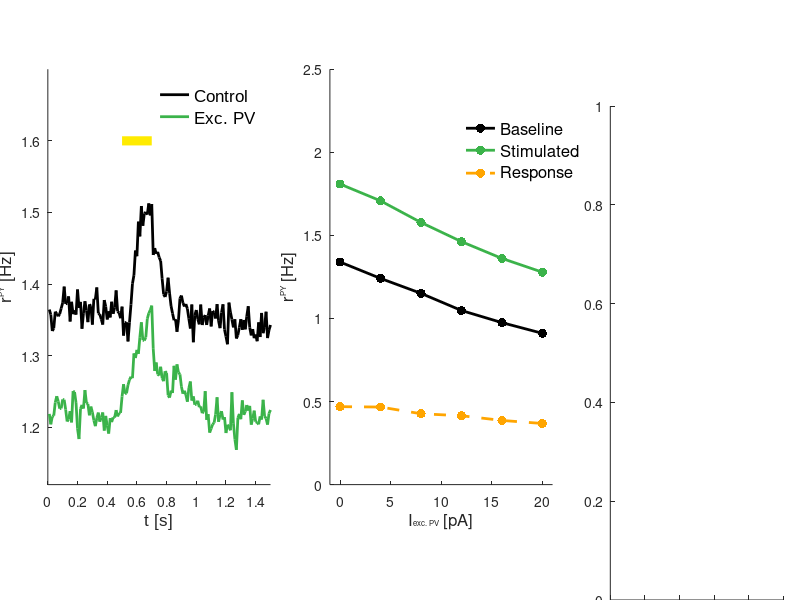

The MATLAB script that drew this image: (Note: this script raises an error after producing the figure.)
load('accu.mat')
load('stim_res.mat')
figure('units','inches','position',[2,1,9.7,2.6]);
font_size = 12;
font_size_gca = 10;
font_size_title = 14;
x0 = 0.58;
x1 = 4;
x2 = 7.4;
y0 = 0.5;
len = 2.7;

load('stim_res.mat')
axes('units','inches','position',[x0,y0,len,1.8]);
hold on
plot(sq_t,ts_pv(:,1),'k','linewidth',2);
plot(sq_t,ts_pv(:,2),'color',[59 179 74]/255,'linewidth',2);
plot([0.5 0.7],[1.6 1.6],'color',[255 235 0]/255,'linewidth',6.6);
box off
h1 = legend('Control','Exc. PV');
set(h1,'fontsize',font_size,'FontName','arial');
set(h1,'box','off','location','best');
axis([0 1.5 1.12 1.7]);
set(gca,'fontsize',font_size_gca);
xlabel('t [s]','fontsize',font_size,'FontName','arial');
ylabel('r^{\fontsize{8}PY} [Hz]','fontsize',font_size,'FontName','arial');

axes('units','inches','position',[x1,y0,len,1.8]);
hold on
plot(1000*pv.sq_p,pv.basic_rate,'.-k','markersize',20,'linewidth',2)
plot(1000*pv.sq_p,pv.response_rate,'.-','color',[59 179 74]/255,'markersize',20,'linewidth',2)
plot(1000*pv.sq_p,pv.response_rate-pv.basic_rate,'.--','color',[255, 165, 0]/255,'markersize',20,'linewidth',2)
box off
h2 = legend('Baseline','Stimulated','Response');
set(h2,'fontsize',font_size);
set(h2,'box','off','units','inches','position',[5.58 1.68 1 0.5]);
set(gca,'fontsize',font_size_gca);
xlabel('I{\fontsize{8}exc. PV} [pA]','fontsize',font_size);
ylabel('r^{\fontsize{8}PY} [Hz]','fontsize',font_size);
axis([-1 21 0 2.5])

load('accu.mat');
axes('units','inches','position',[x2,0,2.1,2.14]);

posi = [0.3 0.7 1.3 1.7];
col = [59,179,74;104,104,104;59,179,74;104,104,104]/255;
b1 = boxplot([a_low(:,end),a_low(:,1),a_high(:,end),a_high(:,1)],'positions',posi,'colors',col,'symbol','','width',0.15);
hold on
plot([0 2],[0.5 0.5],'k--')
set(gca, 'XTick',[],'XColor','w');
set(b1,'linewidth',2.5)
box off
xlabel('MD{\fontsize{8}GRIK4}','fontsize',font_size,'FontName','arial','color','k');
ylabel('Accuracy','fontsize',font_size,'FontName','arial','color','k');

axis([0 2 0.4 0.9])
text(0.3,0.45,'Act.','HorizontalAlignment','center','fontsize',font_size)
text(0.7,0.45,'Ina.','HorizontalAlignment','center','fontsize',font_size)
text(1.3,0.45,'Act.','HorizontalAlignment','center','fontsize',font_size)
text(1.7,0.45,'Ina.','HorizontalAlignment','center','fontsize',font_size)
text(1,0.975,'Conflict','HorizontalAlignment','center','fontsize',font_size)
text(0.5,0.925,'Low','HorizontalAlignment','center','fontsize',font_size)
text(1.5,0.925,'High','HorizontalAlignment','center','fontsize',font_size)

axes('units','inches','position',[x0-0.5,y0+1.95,0.1,0.1]);
text(0.5,0.5,'a','HorizontalAlignment','center','FontSize',font_size_title,'FontWeight', 'bold','FontName','arial');
ax=gca;ax.XAxis.Visible='off';ax.YAxis.Visible='off';

axes('units','inches','position',[x1-0.5,y0+1.95,0.1,0.1]);
text(0.5,0.5,'b','HorizontalAlignment','center','FontSize',font_size_title,'FontWeight', 'bold','FontName','arial');
ax=gca;ax.XAxis.Visible='off';ax.YAxis.Visible='off';

axes('units','inches','position',[x2-0.5,y0+1.95,0.1,0.1]);
text(0.5,0.5,'c','HorizontalAlignment','center','FontSize',font_size_title,'FontWeight', 'bold','FontName','arial');
ax=gca;ax.XAxis.Visible='off';ax.YAxis.Visible='off';

% print('figureS1', '-dpng', '-r300');
fig = gcf;

kuan = 24.6;
gao = 6.7;
fig.Units = 'centimeters';
fig.Position(3:4) = [kuan gao];

set(fig, 'PaperUnits', 'centimeters');
set(fig, 'PaperPosition', [0 0 kuan gao]);   % [left bottom width height]
set(fig, 'PaperSize',     [kuan gao]);
print(fig, '-dpdf', '-painters', 'FigureS1.pdf');
